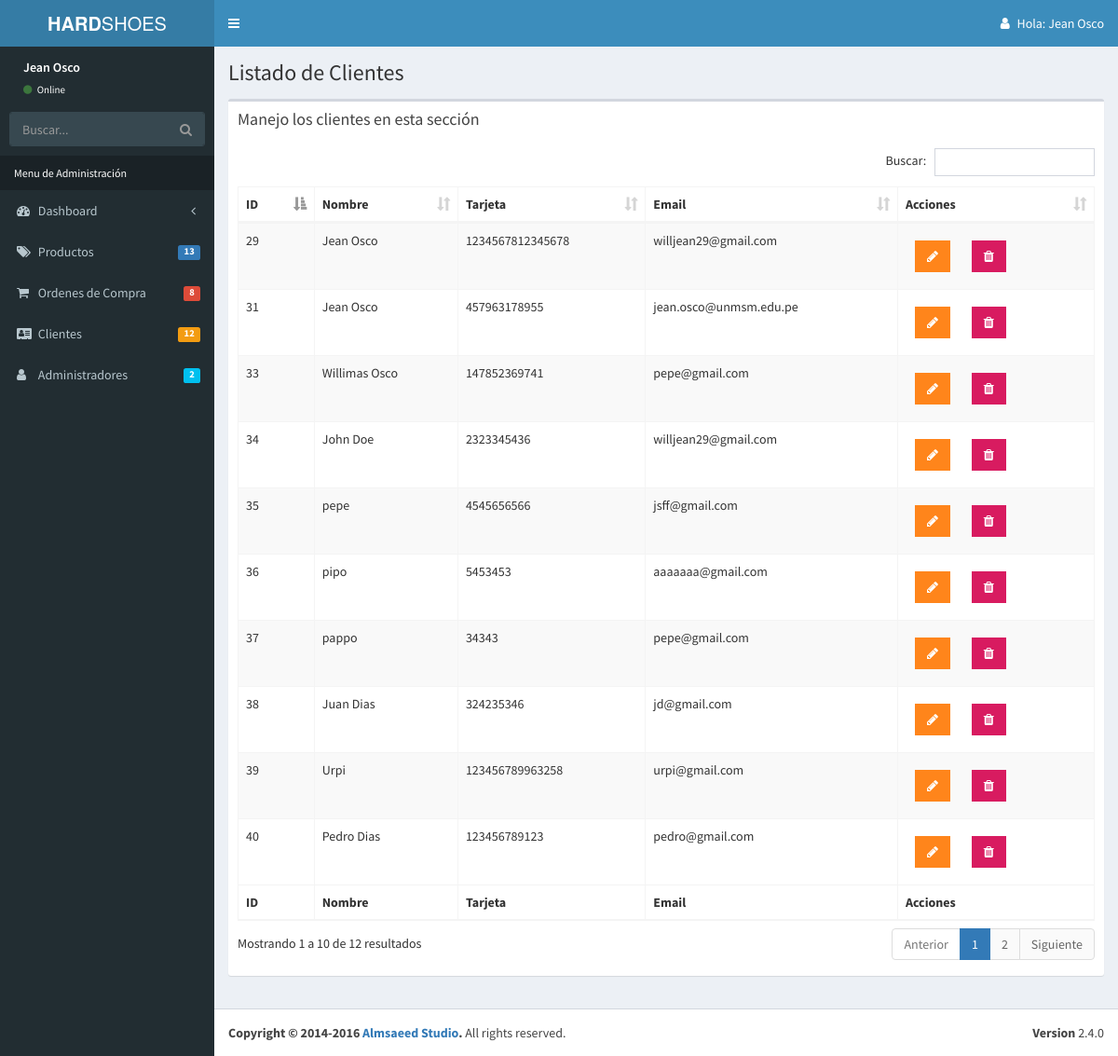
Page /admin/lista-cliente.php (signed in) on the committed database.
### tables this page shows
CREATE TABLE `clientes` (
  `cliente_id` int(11) NOT NULL,
  `cliente_nombre` varchar(50) NOT NULL,
  `cliente_num` varchar(50) NOT NULL,
  `cliente_fecha` varchar(20) NOT NULL,
  `cliente_cvc` varchar(10) NOT NULL,
  `cliente_email` varchar(50) NOT NULL,
  `editado` datetime NOT NULL
);

### admin/lista-cliente.php (the view, shortened to what this page needs)
<?php
  include_once 'templates/header.php';
  include_once 'templates/barra.php';
  include_once 'templates/navegacion.php';
?>
  <div class="content-wrapper">
    <section class="content-header">
      <h1>
        Listado de Clientes
      </h1>
    </section>
    <section class="content">
      <div class="row">
        <div class="col-xs-12">
          <div class="box">
            <div class="box-header">
              <h3 class="box-title">Manejo los clientes en esta sección</h3>
            </div>
            <div class="box-body table-responsive">
              <table id="registro" class="table table-bordered table-striped">
                <thead>
                    <tr>
                        <th>ID</th>
                        <th>Nombre</th>
                        <th>Tarjeta</th>
                        <th>Email</th>
                        <th>Acciones</th>
                    </tr>
                </thead>
                <tbody id="table-clientes">
                    <?php
                        try {
                            include_once 'funciones/funciones.php';
                            $query = "SELECT * FROM clientes";
                            $resultados = $conn->query($query);
                        } catch (Exception $e) {
                            $error = $e->getMessage();
                            echo $error;
                        }
                        while ($cliente = $resultados->fetch_assoc()) {?>
                          <tr>
                            <td><?php echo $cliente['cliente_id'] ?></td>
                            <td><?php echo $cliente['cliente_nombre'] ?></td>
                            <td><?php echo $cliente['cliente_num'] ?></td>
                            <td><?php echo $cliente['cliente_email'] ?></td>
                            <td>
                              <a href="editar-cliente.php?id=<?php echo $cliente['cliente_id'] ?>" class="btn bg-orange btn-flat margin"> <i class="fa fa-pencil"></i> </a>
                              <a href="#" data-id="<?php echo $cliente['cliente_id'] ?>" data-tipo="cliente" class="btn bg-maroon btn-flat margin borrar-registro"> <i class="fa fa-trash"></i> </a>
                            </td>
                          </tr>
                    <?php } ?>
                </tbody>
                <tfoot>
                <tr>
                    <th>ID</th>
                    <th>Nombre</th>
                    <th>Tarjeta</th>
                    <th>Email</th>
                    <th>Acciones</th>
                </tr>
                </tfoot>
             </table>
            </div>
          </div>
        </div>
      </div>
    </section>
  </div>
<?php
  include_once 'templates/footer.php';
?>

### rows in the picture
clientes: cliente_id "29", cliente_nombre "Jean Osco", cliente_num "1234567812345678", cliente_email "willjean29@gmail.com"
clientes: cliente_id "31", cliente_nombre "Jean Osco", cliente_num "457963178955", cliente_email "jean.osco@unmsm.edu.pe"
clientes: cliente_id "33", cliente_nombre "Willimas Osco", cliente_num "147852369741", cliente_email "pepe@gmail.com"
clientes: cliente_id "34", cliente_nombre "John Doe", cliente_num "2323345436", cliente_email "willjean29@gmail.com"
clientes: cliente_id "35", cliente_nombre "pepe", cliente_num "4545656566", cliente_email "jsff@gmail.com"
clientes: cliente_id "36", cliente_nombre "pipo", cliente_num "5453453", cliente_email "aaaaaaa@gmail.com"
clientes: cliente_id "37", cliente_nombre "pappo", cliente_num "34343", cliente_email "pepe@gmail.com"
clientes: cliente_id "38", cliente_nombre "Juan Dias", cliente_num "324235346", cliente_email "jd@gmail.com"
clientes: cliente_id "39", cliente_nombre "Urpi", cliente_num "123456789963258", cliente_email "urpi@gmail.com"
clientes: cliente_id "40", cliente_nombre "Pedro Dias", cliente_num "123456789123", cliente_email "pedro@gmail.com"

### other values in the picture
$_SESSION['nombre'] "Jean Osco"
$usuario "Jean Osco"
$registrados['registros'] "13"
$registrados['registros'] "8"
$registrados['registros'] "12"
$registrados['registros'] "2"
